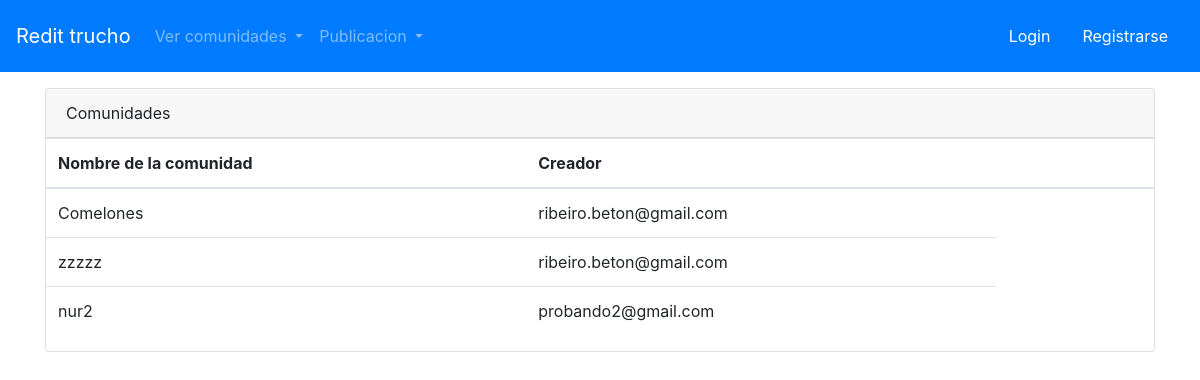
The page / on the database its author committed.
### tables this page shows
CREATE TABLE `comunidad` (
  `id` int(11) NOT NULL,
  `nombre` varchar(11) NOT NULL,
  `idUsuarioCreador` int(11) NOT NULL
);

CREATE TABLE `usuarios` (
  `id` int(11) NOT NULL,
  `correo` varchar(200) NOT NULL,
  `contrasenha` varchar(200) NOT NULL
);

### src/controllers/ComunidadController.php (called while the page is built, shortened)
<?php
class ComunidadController
{
    static function index()
    {
        $comunidadBLL = new ComunidadBLL();
        $listaComunidad = $comunidadBLL->selectAll();
        include_once 'src/views/comunidad/list.php';
    }
}

### index.php (called while the page is built, shortened)
<?php
include_once "config.php";
include_once "router.php";

### src/models/bll/ComunidadBLL.php (called while the page is built, shortened)
<?php
class ComunidadBLL
{
    function selectAll()
    {
        $listaComunidad = array();
        $objConnection = new Connection();
        $res = $objConnection->query("CALL sp_Comunidad_selectAll()");
        while ($row = $res->fetch(PDO::FETCH_ASSOC)) {
            $comunidad = $this->rowToDto($row);
            $listaComunidad[] = $comunidad;
        }
        return $listaComunidad;
    }
    private function rowToDto($row)
    {
        $objComunidad = new Comunidad();
        $objComunidad->setId($row["id"]);
        $objComunidad->setNombre($row["nombre"]);
        $objComunidad->setUsuarioId($row["idUsuarioCreador"]);
        return $objComunidad;
    }
}

### config.php (called while the page is built, shortened)
<?php
$db = "retrucho";
$host = "localhost";
$username = "root";
$password = "";

### src/models/dal/Connection.php (called while the page is built, shortened)
<?php
class Connection
{
    private $connection;
    function getConnection()
    {
        global $db, $host, $port, $username, $password;
        if ($this->connection == null) {
            $this->connection = new PDO("mysql:host=$host;dbname=$db;charset=utf8", $username, $password);
            $this->connection->setAttribute(PDO::ATTR_ERRMODE, PDO::ERRMODE_EXCEPTION);
            $this->connection->setAttribute(PDO::ATTR_EMULATE_PREPARES, false);
        }
        return $this->connection;
    }
    function query($csql)
    {
        return $this->getConnection()->query($csql);
    }
    function queryWithParams($csql, $paramArray)
    {
        $q = $this->getConnection()->prepare($csql);
        $q->execute($paramArray);
        return $q;
    }
}

### src/models/dto/Comunidad.php (called while the page is built, shortened)
<?php
class Comunidad{
    private $nombre;
    private $usuarioId;
    public function getNombre()
    {
        return $this->nombre;
    }
    public function setNombre($nombre)
    {
        $this->nombre = $nombre;
    }
    public function getUsuarioId()
    {
        return $this->usuarioId;
    }
    public function setUsuarioId($usuarioId)
    {
        $this->usuarioId = $usuarioId;
    }
    public function getPersonaForDisplay(){
        $usuarioBLL=new UsuarioBLL();
        $objUsuario= $usuarioBLL->selectById($this->getUsuarioId());
        return $objUsuario->getCorreo();
    }
}

### src/models/bll/UsuarioBLL.php (called while the page is built, shortened)
<?php
class UsuarioBLL
{
    function selectById($id)
    {
        $objConnection = new Connection();
        $res = $objConnection->queryWithParams(
            "CALL sp_Usuarios_selectById(:varId)",
            array(
                ":varId" => $id
            )
        );
        $row = $res->fetch(PDO::FETCH_ASSOC);
        $objUsuario = $this->rowToDto($row);
        return $objUsuario;
    }
    private function rowToDto($row)
    {
        $objUsuario = new Usuario();
        $objUsuario->setId($row["id"]);
        $objUsuario->setCorreo($row["correo"]);
        $objUsuario->setContrasenha($row["contrasenha"]);
        return $objUsuario;
    }
}

### src/models/dto/Usuario.php (called while the page is built, shortened)
<?php
class Usuario
{
    private $correo;
    public function getCorreo()
    {
        return $this->correo;
    }
    public function setCorreo($correo)
    {
        $this->correo = $correo;
    }
}

### src/views/comunidad/list.php (the view, shortened to what this page needs)
<?php
include_once "src/views/components/header.php" ?>
    <div class="container">
        <div class="row">
            <div class="col-12">
                <div class="card mt-3">
                    <div class="card-header">
                        Comunidades
                    </div>
                    <table class="table">
                        <thead>
                        <tr>
                            <th>Nombre de la comunidad</th>
                            <th>Creador</th>
                            <th></th>
                            <th></th>
                            <th></th>
                        </tr>
                        </thead>
                        <tbody>
                        <?php foreach ((array)$listaComunidad as $objComunidad): ?>
                            <tr>
                                <td><?php echo ($objComunidad == null) ? '' : $objComunidad->getNombre(); ?></td>
                                <td><?php echo ($objComunidad == null) ? '' : $objComunidad->getPersonaForDisplay(); ?></td>
                            </tr>
                        <?php endforeach; ?>
                        </tbody>
                    </table>
                </div>
            </div>
        </div>
    </div>
<?php include_once "src/views/components/footer.php" ?>

### rows shown on the page
comunidad: nombre "Comelones", idUsuarioCreador.correo "ribeiro.beton@gmail.com"
comunidad: nombre "zzzzz", idUsuarioCreador.correo "ribeiro.beton@gmail.com"
comunidad: nombre "nur2", idUsuarioCreador.correo "probando2@gmail.com"
